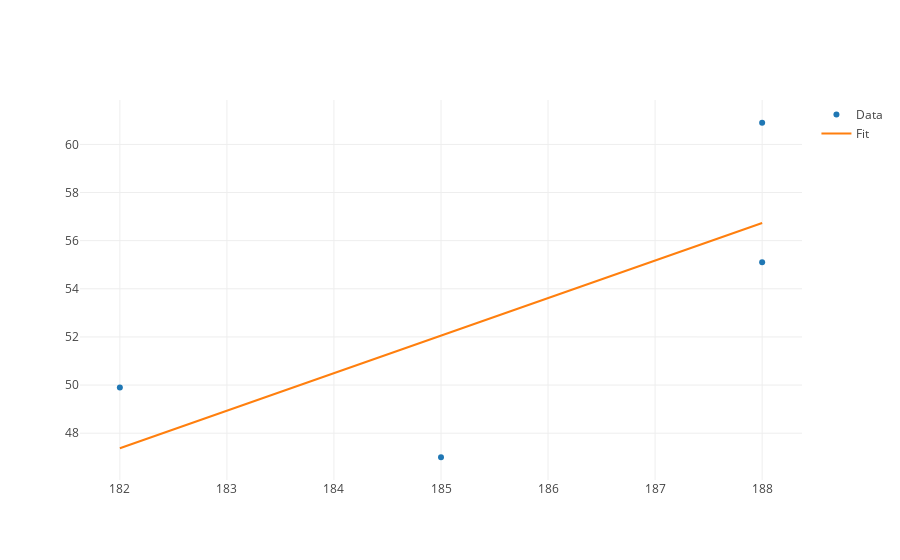

Notebook source saved alongside this figure:
### Code cell
py.iplot([go.Scatter(x=heights,y=ratings,text=presidents,mode='markers',name='Data'),
          go.Scatter(x=heights,y=(intercept + slope*np.array(heights)),mode='lines',text=text,name='Fit')])

### Figure 1 — Plotly figure (JSON) as saved in the notebook; plotly's stock layout.template omitted (floating-point values rounded to 4 significant figures)
{"data": [{"mode": "markers", "name": "Data", "text": ["Obama", "Bush Jr.", "Clinton", "Bush Sr."], "type": "scatter", "uid": "a11d0562-57d2-4b24-acda-7501254938c2", "x": [185, 182, 188, 188], "y": [47, 49.9, 55.1, 60.9]}, {"mode": "lines", "name": "Fit", "text": "Y_hat =-236.66+1.56x  R^2:0.54", "type": "scatter", "uid": "c81a0b78-90ae-4a01-bd62-2d8359c732d9", "x": [185, 182, 188, 188], "y": [52.05, 47.37, 56.74, 56.74]}], "layout": {}}
